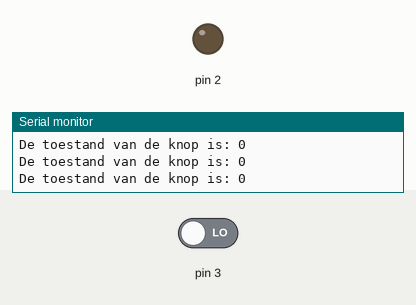
Recording of a sketch running on a simulated Arduino Uno, built with avr-gcc and run on an emulated ATmega328P. Shown: output pins drawn as LEDs (lit = HIGH), the last lines printed to the serial monitor. The test bench sets the inputs (shaded band); at power-on: pin 3 LOW.

Above: at 2.8 s.
2.9 s: pin 3 driven HIGH
At 3.8 s:
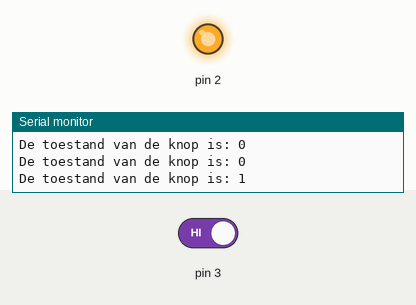
4.5 s: pin 3 driven LOW
At 5.4 s:
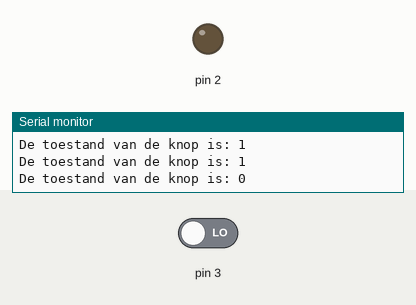
Timing chart, 0 to 7.5 s (numbered marks = the images above; inputs shaded):
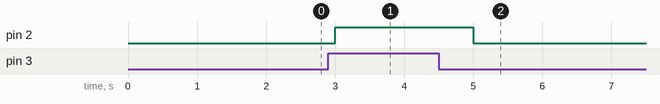

Measured:
- after the input at 2.9 s, pin 2: LOW → HIGH after 0.10 s
- after the input at 4.5 s, pin 2: HIGH → LOW after 0.50 s

The sketch:

04-button-oplossing.ino
```cpp
// Dit is de BUTTON applicatie
// We lezen hierbij de toestand uit van de drukknop.

/////////////////////////////////////////////////////////
// Hier komen onze "globale" variabelen.
// Deze kunnen we overal in onze applicatie gebruiken.
/////////////////////////////////////////////////////////


/////////////////////////////////////////////////////////
// Initialisatie code
// Wordt 1x uitgevoerd bij het opstarten
/////////////////////////////////////////////////////////
void setup() {

  // Instellen van de snelheid waarmee we data naar de computer sturen
  Serial.begin(9600);

  // Configureer D2 als een digitale uitgang
  pinMode(2, OUTPUT);

  // Configureer D3 als een digitale ingang
  pinMode(3, INPUT);
}

/////////////////////////////////////////////////////////
// Het hoofdprogramma
// Dit wordt telkens opnieuw uitgevoerd
/////////////////////////////////////////////////////////
void loop() {

  int knop = digitalRead(3);
  Serial.print("De toestand van de knop is: ");
  Serial.println(knop);

  // Zet de uitgang gelijk aan de stand van de knop
  digitalWrite(2, knop);

  delay(1000);    // Even wachten (1000ms = 1s)

}
```
